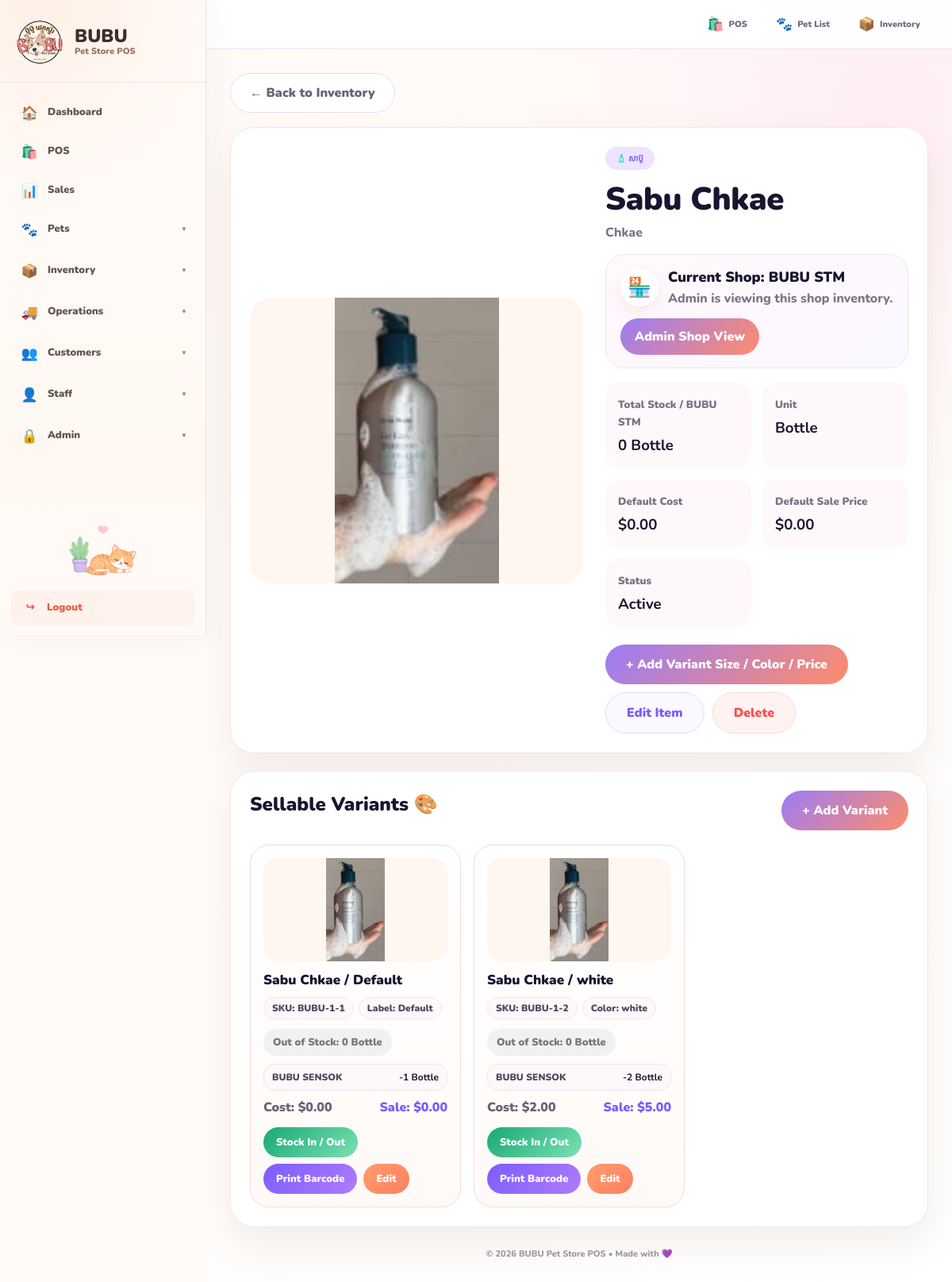
The page /inventory/1/?branch=2 (signed in) on the database its author committed.
### inventory/models.py (models this page shows, shortened)
class Item(models.Model):
    UNIT_CHOICES = [
        ("piece", "Piece"),
        ("bottle", "Bottle"),
        ("ml", "ML"),
        ("g", "Gram"),
        ("kg", "KG"),
        ("pack", "Pack"),
        ("box", "Box"),
        ("service", "Service"),
        ("pet", "Pet"),
    ]
    item_type = models.ForeignKey(
        ItemType,
        on_delete=models.SET_NULL,
        null=True,
        blank=True,
        related_name="items",
    )
    name = models.CharField(max_length=200)
    brand = models.CharField(max_length=100, blank=True, default="")
    image = models.ImageField(upload_to="items/", blank=True, null=True)
    unit = models.CharField(max_length=20, choices=UNIT_CHOICES, default="piece")
    cost_price = models.DecimalField(max_digits=10, decimal_places=2, default=0)
    sale_price = models.DecimalField(max_digits=10, decimal_places=2, default=0)
    is_active = models.BooleanField(default=True)
    created_at = models.DateTimeField(auto_now_add=True)

class ItemType(models.Model):
    name = models.CharField(max_length=100, unique=True)
    emoji = models.CharField(max_length=10, blank=True, default="📦")
    is_active = models.BooleanField(default=True)

class Branch(models.Model):
    name = models.CharField(max_length=100, unique=True)
    is_active = models.BooleanField(default=True)
    latitude = models.DecimalField(
        max_digits=10,
        decimal_places=7,
        null=True,
        blank=True,
        help_text="Branch GPS latitude.",
    )
    longitude = models.DecimalField(
        max_digits=10,
        decimal_places=7,
        null=True,
        blank=True,
        help_text="Branch GPS longitude.",
    )
    allowed_radius_meters = models.PositiveIntegerField(
        default=150,
        help_text="Allowed distance from branch for attendance scan.",
    )

class ItemVariant(models.Model):
    item = models.ForeignKey(
        Item,
        on_delete=models.CASCADE,
        related_name="variants",
    )
    sku = models.CharField(max_length=80, blank=True, default="")
    image = models.ImageField(upload_to="item_variants/", blank=True, null=True)
    color = models.CharField(max_length=50, blank=True, default="")
    size = models.CharField(max_length=50, blank=True, default="")
    label = models.CharField(max_length=100, blank=True, default="")
    quantity = models.IntegerField(default=0)
    cost_price = models.DecimalField(max_digits=10, decimal_places=2, default=0)
    sale_price = models.DecimalField(max_digits=10, decimal_places=2, default=0)
    is_active = models.BooleanField(default=True)
    class Meta:
        ordering = ["item__name", "size", "color", "label", "id"]
        indexes = [
            models.Index(fields=["item", "is_active"]),
            models.Index(fields=["sku"]),
        ]
    def display_name(self):
        parts = []
        if self.size:
            parts.append(f"Size {self.size}")
        if self.color:
            parts.append(self.color)
        if self.label:
            parts.append(self.label)
        return " / ".join(parts) if parts else "Default"

class BranchStock(models.Model):
    branch = models.ForeignKey(
        Branch,
        on_delete=models.CASCADE,
        related_name="stocks",
    )
    variant = models.ForeignKey(
        ItemVariant,
        on_delete=models.CASCADE,
        related_name="branch_stocks",
    )
    quantity = models.IntegerField(default=0)
    class Meta:
        unique_together = ("branch", "variant")

### inventory/views.py (the view)
# urls.py: path("<int:pk>/", views.item_detail, name="item_detail"),
@login_required
def item_detail(request, pk):
    current_branch = get_selected_branch(request)
    branches = Branch.objects.filter(is_active=True).order_by("name")
    item = get_object_or_404(
        Item.objects.select_related("item_type").prefetch_related("variants"),
        pk=pk,
    )
    item.branch_stock_total = get_item_branch_qty(item, current_branch)
    for variant in item.variants.all():
        variant.branch_stock_qty = get_variant_branch_qty(
            variant,
            current_branch,
        )
        variant.branch_stock_rows = get_all_branch_stock_for_variant(variant)
    return render(request, "inventory/item_detail.html", {
        "item": item,
        "current_branch": current_branch,
        "branches": branches,
        "can_manage_inventory": can_manage_inventory(request.user),
        "can_view_cost_price": can_view_cost_price(request.user),
        "can_edit_cost_price": can_edit_cost_price(request.user),
    })

### inventory/views.py (called while the page is built)
def can_manage_inventory(user):
    return user.is_authenticated and (user.is_staff or user.is_superuser)

def can_view_cost_price(user):
    return user.is_authenticated and (
        user.is_superuser or user.has_perm("inventory.can_view_cost_price")
    )

def can_edit_cost_price(user):
    return user.is_authenticated and (
        user.is_superuser or user.has_perm("inventory.can_edit_cost_price")
    )

def get_user_branch(user):
    profile = getattr(user, "staff_profile", None)
    if profile and profile.branch_id:
        return profile.branch
    return None

def get_selected_branch(request):
    user_branch = get_user_branch(request.user)
    if request.user.is_superuser:
        branch_id = request.POST.get("branch") or request.GET.get("branch")
        if branch_id:
            branch = Branch.objects.filter(
                id=branch_id,
                is_active=True,
            ).first()
            if branch:
                return branch
        return Branch.objects.filter(is_active=True).order_by("id").first()
    return user_branch

def get_variant_branch_qty(variant, branch):
    if not variant or not branch:
        return 0
    stock = BranchStock.objects.filter(
        branch=branch,
        variant=variant,
    ).first()
    if not stock:
        return 0
    return int(stock.quantity or 0)

def get_item_branch_qty(item, branch):
    if not item or not branch:
        return 0
    return (
        BranchStock.objects
        .filter(
            branch=branch,
            variant__item=item,
            variant__is_active=True,
        )
        .aggregate(total=Sum("quantity"))["total"]
        or 0
    )

def get_all_branch_stock_for_variant(variant):
    return (
        BranchStock.objects
        .filter(variant=variant)
        .select_related("branch")
        .order_by("branch__name")
    )

### templates/inventory/item_detail.html (shortened to what this page needs)
{% extends "base.html" %}
{% load static %}
{% block content %}
<div class="detail-page">
    <a
        href="{% url 'item_list' %}{% if request.user.is_superuser and current_branch %}?branch={{ current_branch.id }}{% endif %}"
        class="back-btn"
    >
        ← Back to Inventory
    </a>
    <div class="detail-card">
        <div class="detail-grid">
            <div class="item-img">
                {% if item.image %}
                    <img src="{{ item.image.url }}" alt="{{ item.name }}">
                {% else %}
                    <div class="placeholder">📦</div>
                {% endif %}
            </div>
            <div>
                <span class="badge">
                    {% if item.item_type %}
                        {{ item.item_type.emoji }} {{ item.item_type.name }}
                    {% else %}
                        📦 No Type
                    {% endif %}
                </span>
                <h1>{{ item.name }}</h1>
                <div class="brand">{{ item.brand|default:"No brand" }}</div>
                <div class="branch-box">
                    <div class="branch-left">
                        <div class="branch-icon">🏪</div>
                        <div>
                            <div class="branch-title">
                                Current Shop:
                                {% if current_branch %}
                                    {{ current_branch.name }}
                                {% else %}
                                    No shop selected
                                {% endif %}
                            </div>
                            <div class="branch-sub">
                                {% if request.user.is_superuser %}
                                    Admin is viewing this shop inventory.
                                {% else %}
                                    Stock view is locked to your assigned staff shop.
                                {% endif %}
                            </div>
                        </div>
                    </div>
                    <div class="branch-badge {% if not request.user.is_superuser %}locked{% endif %}">
                        {% if request.user.is_superuser %}
                            Admin Shop View
                        {% else %}
                            🔒 Branch Locked
                        {% endif %}
                    </div>
                </div>
                <div class="info-grid">
                    <div class="info-box">
                        <small>
                            Total Stock
                            {% if current_branch %}
                                / {{ current_branch.name }}
                            {% endif %}
                        </small>
                        <h3>{{ item.branch_stock_total }} {{ item.get_unit_display }}</h3>
                    </div>
                    <div class="info-box">
                        <small>Unit</small>
                        <h3>{{ item.get_unit_display }}</h3>
                    </div>
                    {% if can_view_cost_price %}
                    <div class="info-box">
                        <small>Default Cost</small>
                        <h3>${{ item.cost_price|floatformat:2 }}</h3>
                    </div>
                    {% endif %}
                    {% if can_manage_inventory %}
                    <div class="info-box">
                        <small>Default Sale Price</small>
                        <h3>${{ item.sale_price|floatformat:2 }}</h3>
                    </div>
                    {% endif %}
                    <div class="info-box">
                        <small>Status</small>
                        <h3>{% if item.is_active %}Active{% else %}Inactive{% endif %}</h3>
                    </div>
                </div>
                {% if can_manage_inventory %}
                <div class="action-row">
                    <a href="{% url 'item_variant_create' item.id %}" class="btn-main">
                        + Add Variant Size / Color / Price
                    </a>
                    <a href="{% url 'item_edit' item.id %}" class="btn-soft">
                        Edit Item
                    </a>
                    <a href="{% url 'item_delete' item.id %}" class="btn-danger">
                        Delete
                    </a>
                </div>
                {% endif %}
            </div>
        </div>
    </div>
    <div class="variant-card">
        <div class="variant-head-row">
            <h2>Sellable Variants 🎨</h2>
            {% if can_manage_inventory %}
                <a href="{% url 'item_variant_create' item.id %}" class="btn-main">
                    + Add Variant
                </a>
            {% endif %}
        </div>
        <div class="variant-grid">
            {% for variant in item.variants.all %}
            <div class="variant-box">
                <div class="variant-img">
                    {% if variant.image %}
                        <img src="{{ variant.image.url }}" alt="{{ variant.display_name }}">
                    {% elif item.image %}
                        <img src="{{ item.image.url }}" alt="{{ item.name }}">
                    {% else %}
                        <div class="variant-img-placeholder">📦</div>
                    {% endif %}
                </div>
                <div class="variant-title">
                    {{ item.name }} / {{ variant.display_name }}
                </div>
                <div class="variant-meta">
                    {% if variant.sku %}
                        <span class="chip">SKU: {{ variant.sku }}</span>
                    {% endif %}
                    {% if variant.color %}
                        <span class="chip">Color: {{ variant.color }}</span>
                    {% endif %}
                    {% if variant.label %}
                        <span class="chip">Label: {{ variant.label }}</span>
                    {% endif %}
                </div>
                {% if variant.branch_stock_qty <= 0 %}
                    <div class="stock-zero">
                        Out of Stock: {{ variant.branch_stock_qty }} {{ item.get_unit_display }}
                    </div>
                {% elif variant.branch_stock_qty <= 3 %}
                    <div class="stock-low">
                        Low Stock: {{ variant.branch_stock_qty }} {{ item.get_unit_display }}
                    </div>
                {% else %}
                    <div class="stock-good">
                        Stock: {{ variant.branch_stock_qty }} {{ item.get_unit_display }}
                    </div>
                {% endif %}
                {% if request.user.is_superuser %}
                    <div class="branch-stock-list">
                        {% for stock in variant.branch_stock_rows %}
                            <div class="branch-stock-row">
                                <span>{{ stock.branch.name }}</span>
                                <strong>{{ stock.quantity }} {{ item.get_unit_display }}</strong>
                            </div>
                        {% empty %}
                            <div class="branch-stock-row">
                                <span>No branch stock yet</span>
                                <strong>0 {{ item.get_unit_display }}</strong>
                            </div>
                        {% endfor %}
                    </div>
                {% endif %}
                {% if can_view_cost_price or can_manage_inventory %}
                <div class="price-row">
                    {% if can_view_cost_price %}
                        <span class="cost">Cost: ${{ variant.cost_price|floatformat:2 }}</span>
                    {% else %}
                        <span class="cost">Cost: Hidden</span>
                    {% endif %}
                    {% if can_manage_inventory %}
                        <span class="price">Sale: ${{ variant.sale_price|floatformat:2 }}</span>
                    {% endif %}
                </div>
                {% endif %}
                {% if can_manage_inventory %}
                <div class="variant-action">
                    <a
                        href="{% url 'variant_stock_movement' variant.id %}{% if request.user.is_superuser and current_branch %}?branch={{ current_branch.id }}{% endif %}"
                        class="variant-stock-btn"
                    >
                        Stock In / Out
                    </a>
                    <a href="{% url 'variant_barcode_label' variant.id %}" class="variant-stock-btn barcode-btn">
                        Print Barcode
                    </a>
                    <a href="{% url 'item_variant_edit' item.id variant.id %}" class="variant-stock-btn edit-btn">
                        Edit
                    </a>
                </div>
                {% endif %}
            </div>
            {% endfor %}
        </div>
    </div>
</div>
{% endblock %}

### templates/base.html (style rules this page uses)
:root { --ink:#17152f; --muted:#7b7288; --purple:#8e63ff; --purple-dark:#7047db; --purple-soft:#f3edff; --orange:#ff8464; --green:#25b982; --cream:#fffaf6; --surface:#ffffff; --line:#eadfec; --warm-line:#f2ded1; --sidebar-width:260px; }
* { box-sizing:border-box }
html { width:100%; min-height:100%; scroll-behavior:smooth; -webkit-text-size-adjust:100%; }
body { width:100%; min-height:100%; margin:0; overflow-x:hidden; color:var(--ink); background:var(--cream); font-family:'Nunito',sans-serif; }
a { color:inherit; text-decoration:none; }
h1 { margin:0 0 6px; color:var(--ink); font-size:32px; line-height:1.15; letter-spacing:-.35px; font-weight:1000; }
.btn, button, .mini-btn, .badge, .top-quick-link, .menu a, .menu-main, .logout-btn { line-height:1.2; }
.btn-danger { color:white; background:linear-gradient(135deg,#ff7a7a,#ff9a6b); }
.badge { min-height:29px; padding:0 9px; border-radius:999px; display:inline-flex; align-items:center; justify-content:center; font-size:10px; font-weight:1000; text-align:center; }

### rows shown on the page
Item: image (picture), item_type.emoji "🧴", item_type.name "សាប៊ូ", name "Sabu Chkae", brand "Chkae", branch_stock_total "0", unit "Bottle", cost_price "0.00", sale_price "0.00"
Branch: name "BUBU STM"
ItemVariant: image (picture), display_name "Default", sku "BUBU-1-1", label "Default", branch_stock_qty "0", cost_price "0.00", sale_price "0.00"
BranchStock: branch.name "BUBU SENSOK", quantity "-1"
ItemVariant: image (picture), display_name "white", sku "BUBU-1-2", color "white", branch_stock_qty "0", cost_price "2.00", sale_price "5.00"
BranchStock: branch.name "BUBU SENSOK", quantity "-2"
